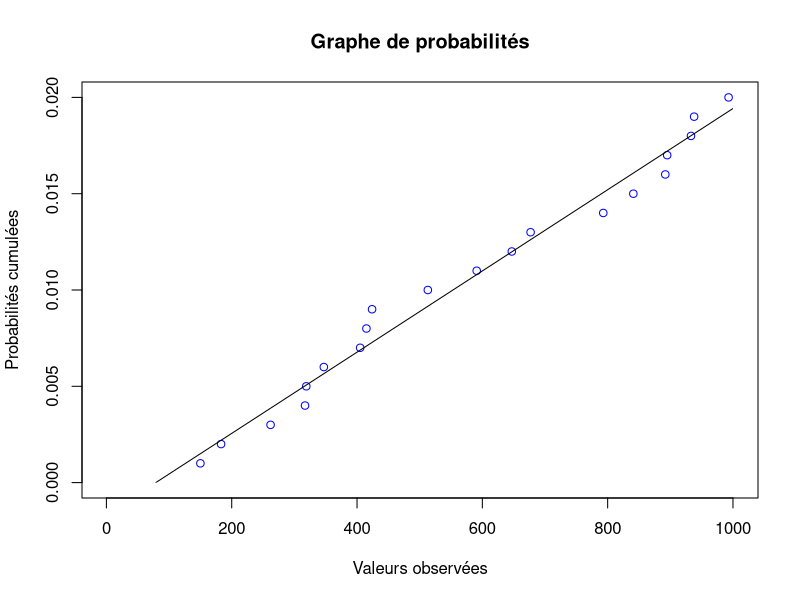
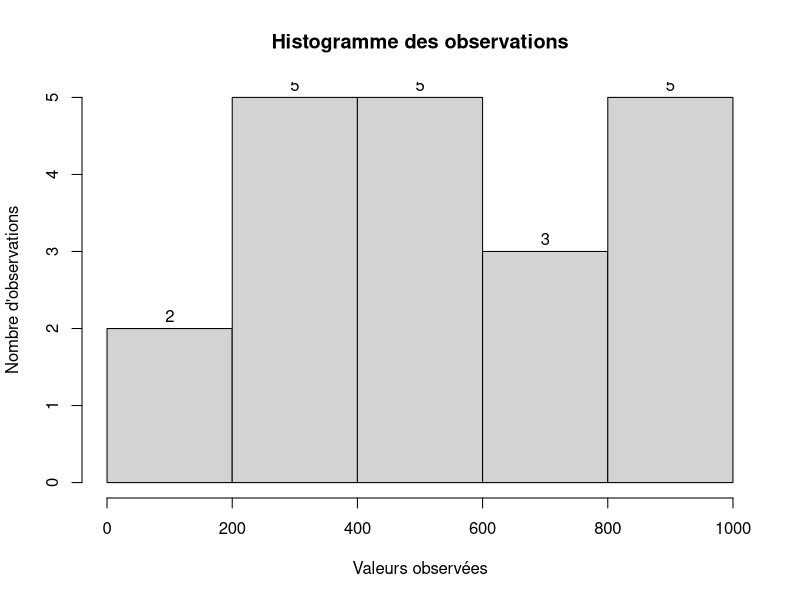
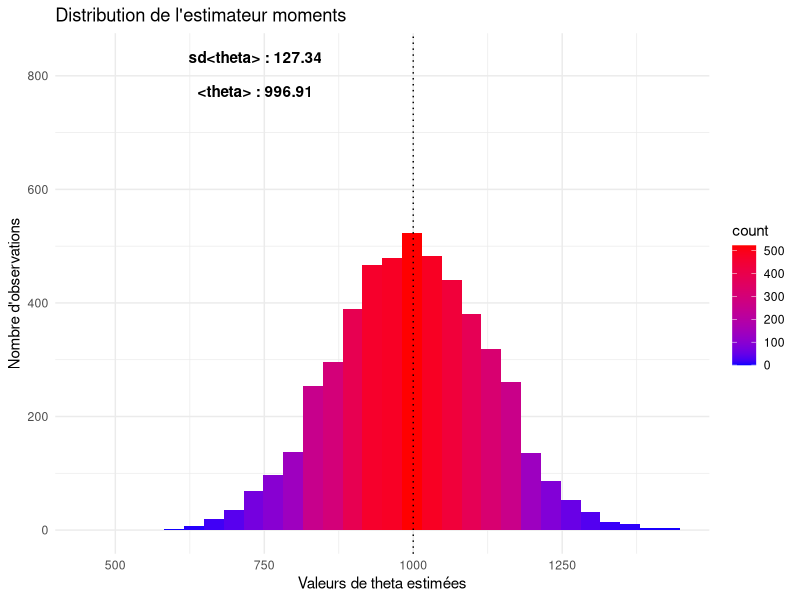
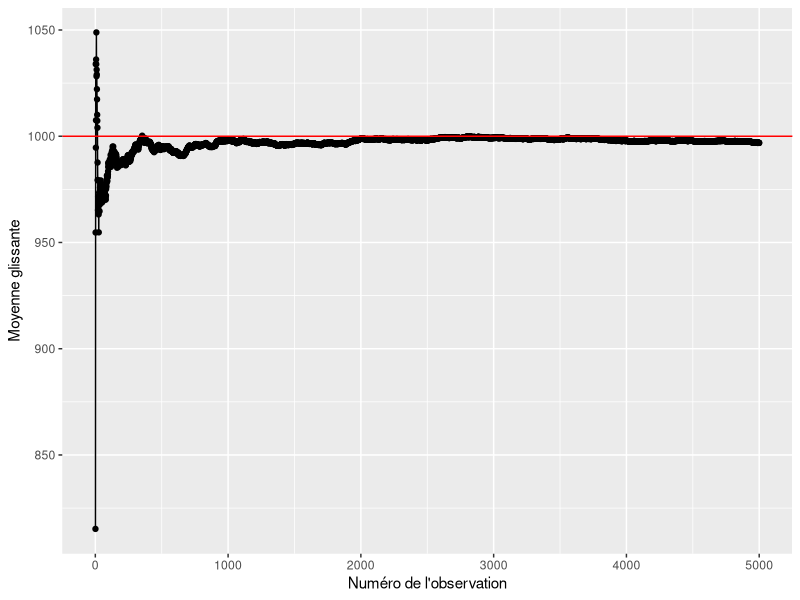
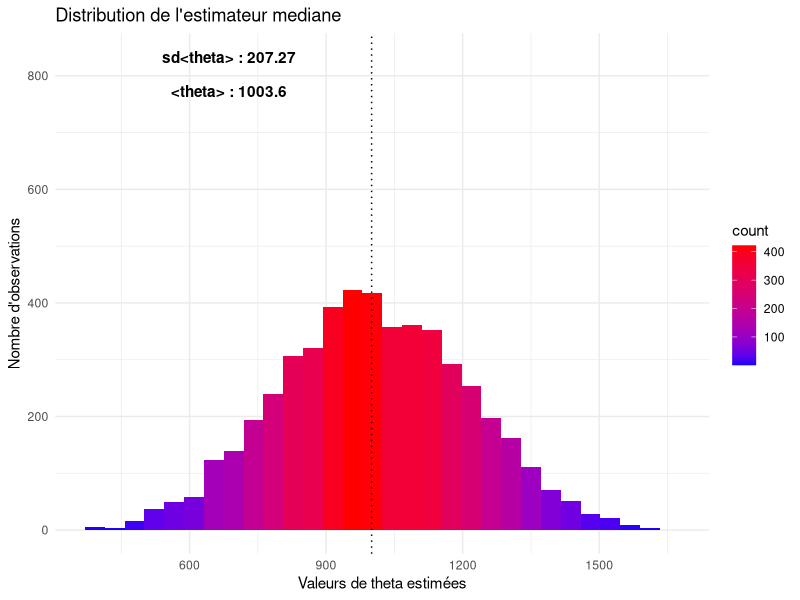
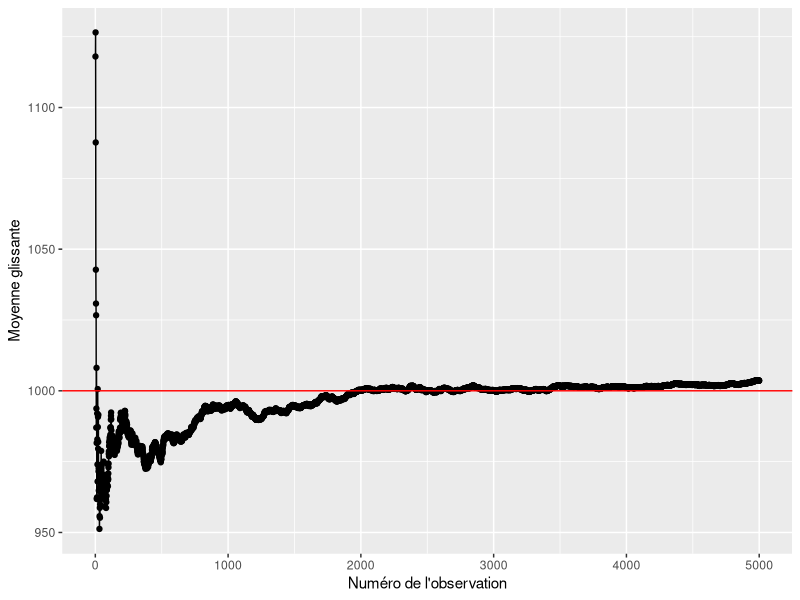
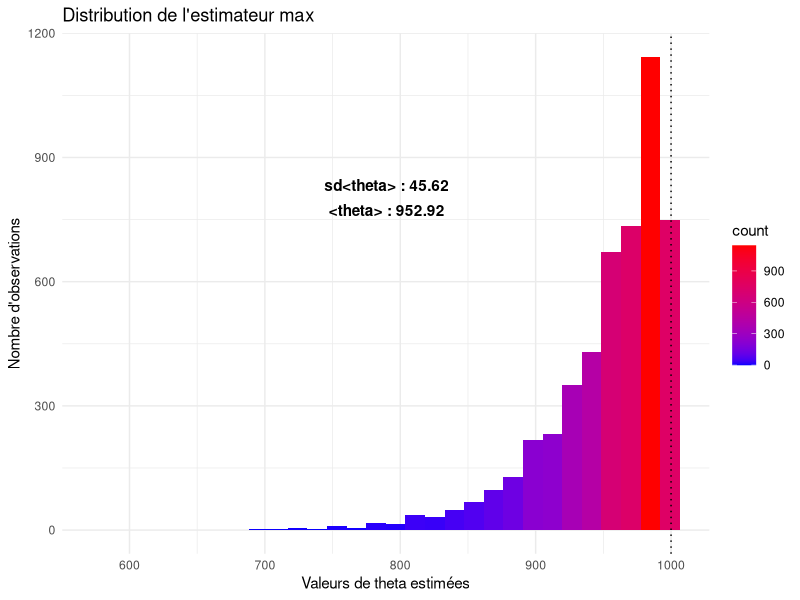
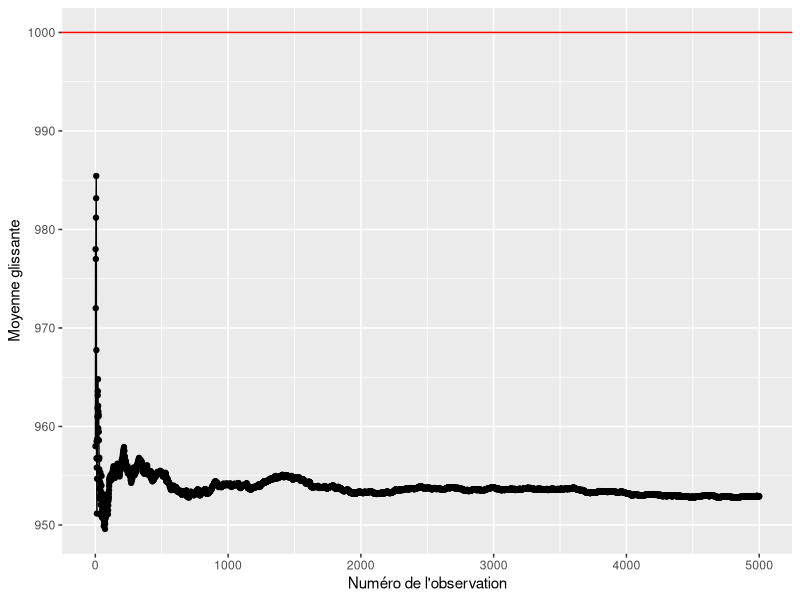

Generate these figures, in order, with R:
library(ggplot2)

# Q7.

# Graphe des probabilités
# plot(1:theta, rep(p, theta), main="Graphe des probabilités", type="h", lwd=2, ylim=c(0,1), xlim=c(1, theta), col="blue", ylab="Probabilités", xlab="Valeurs observées")
# points(1:theta, rep(p, theta), pch=16, cex=1, col="dark red")

histogram <- function(observations) {
    # Histogramme des observations
    # observations <- as.factor(observations)
    # plot(observations)
    # totals <- table(observations)
    # print(totals)
    # print(paste("Valeur moyenne :", mean(totals)))  # l'inverse du nombre de lancers
    # barplot(totals,
    #         main = "Loi uniforme discrète",
    #         ylab = "Nombre d'observations",
    #         xlab = "Valeurs observées")
    
    # classes de même largeur
    # ce n'est pas adapté à toutes les distributions
    # il faudrait adapter l'histogramme à chaque échantillon pour avoir qqch d'utile
    h <- hist(observations,
              main = "Histogramme des observations",
              ylab = "Nombre d'observations",
              xlab = "Valeurs observées")
    text(h$mids,
         h$counts,
         labels = h$counts,
         adj = c(0.5, -0.5))
}

probability_graph <-
    function(nombre_observations, theta) {
        observations <- sample(1:theta, nombre_observations, replace = T)
        # nombre_lancers premières composantes du vecteur d'observations triées
        observations.clip = sort(observations)[1:nombre_observations]
        probabilites_cumulee = seq(1:nombre_observations) / theta
        plot(
            observations.clip,
            probabilites_cumulee,
            main = "Graphe de probabilités",
            ylim = c(0, max(probabilites_cumulee)),
            # doit rester inférieur à 1
            xlim = c(1, theta),
            col = "blue",
            ylab = "Probabilités cumulées",
            xlab = "Valeurs observées"
        )
        
        # Régression linéaire
        observations.lm <-
            lm(probabilites_cumulee ~ observations.clip)
        # print(coef(observations.lm))
        # print(summary(observations.lm)$r.squared)
        
        # Tracé de la droite
        clip(1, theta, 0, 1)
        abline(observations.lm,
               ylim = c(0, max(probabilites_cumulee)),
               # doit rester inférieur à 1
               xlim = c(1, theta))
        
        # on récupère l'inverse de la pente de la droite de régression
        theta_graph <- 1 / coef(observations.lm)[2]
        
        return(theta_graph)
    }


estimateur.graph <- function(theta, nombre_observations) {
    observations = sample(1:theta, nombre_observations, replace = T)
    observations.clip = sort(observations)[1:nombre_observations]
    probabilites_cumulee = seq(1:nombre_observations) / theta
    observations.lm <-
        lm(probabilites_cumulee ~ observations.clip)
    return(1 / coef(observations.lm)[2])
}

estimateur.moments <-
    function(theta, nombre_observations, replace) {
        observations = sample(1:theta, nombre_observations, replace = replace)
        return(2 * mean(observations) - 1)
    }

estimateur.mediane <-
    function(theta, nombre_observations, replace) {
        observations = sample(1:theta, nombre_observations, replace = replace)
        return(2 * median(observations) - 1)
    }

estimateur.max <- function(theta, nombre_observations, replace) {
    observations = sample(1:theta, nombre_observations, replace = replace)
    return(max(observations))
}

estimateur.variance_min <-
    function(theta, nombre_observations, replace) {
        observations = sample(1:theta, nombre_observations, replace = replace)
        n = length(observations)
        m = max(observations)
        return((m ^ (n + 1) - (m - 1) ^ (n + 1)) / (m ^ n - (m - 1) ^ n))
    }

estimateur.max_unbiaised <-
    function(theta, nombre_observations, replace) {
        observations = sample(1:theta, nombre_observations, replace = replace)
        return((1 + 1 / length(observations)) * max(observations) - 1)
    }

estimateur.max_min <-
    function(theta, nombre_observations, replace) {
        observations = sample(1:theta, nombre_observations, replace = replace)
        return(max(observations) + min(observations) - 1)
    }


estimate_avec_remise <- function(nombre_observations, theta) {
    # Nombre de répétitions (ou d'échantillons)
    m = 5000
    
    # Estimateur des moments
    theta_moments <-
        replicate(m,
                  estimateur.moments(theta, nombre_observations, replace = T))
    # Estimateur de la médiane empirique
    theta_mediane <-
        replicate(m,
                  estimateur.mediane(theta, nombre_observations, replace = T))
    # Estimateur du maximum de vraisemblance
    theta_max <-
        replicate(m, estimateur.max(theta, nombre_observations, replace = T))
    # Estimateur graphique
    theta_graph <-
        replicate(m, estimateur.graph(theta, nombre_observations))
    # Estimateur de variance minimale
    theta_min <-
        replicate(m,
                  estimateur.variance_min(theta, nombre_observations, replace = T))
    
    return_list <-
        list(
            "moments" = theta_moments,
            "mediane" = theta_mediane,
            "max" = theta_max,
            "graph" = theta_graph,
            "variance_min" = theta_min
        )
    return(return_list)
}

estimate_sans_remise <- function(nombre_observations, theta) {
    # Nombre de répétitions (ou d'échantillons)
    m = 5000
    
    # Estimateur des moments
    theta_moments <-
        replicate(m,
                  estimateur.moments(theta, nombre_observations, replace = F))
    # Estimateur du maximum de vraisemblance
    theta_max <-
        replicate(m, estimateur.max(theta, nombre_observations, replace = F))
    # Estimateur sans biais
    theta_ss_biais <-
        replicate(m,
                  estimateur.max_unbiaised(theta, nombre_observations, replace = F))
    # Estimateur proposé
    theta_prop <-
        replicate(m,
                  estimateur.max_min(theta, nombre_observations, replace = F))
    
    return_list <-
        list(
            "moments" = theta_moments,
            "max" = theta_max,
            "max_unbiaised" = theta_ss_biais,
            "max_min" = theta_prop
        )
    return(return_list)
}


# Affichages graphiques
plot_estimations <- function(estimations) {
    for (name in names(estimations)) {
        print(
            qplot(
                estimations[[name]],
                main = paste("Distribution de l'estimateur", name),
                ylab = "Nombre d'observations",
                xlab = "Valeurs de theta estimées",
                fill = ..count..
                    ) + theme_minimal() + geom_vline(aes(xintercept = 1000), lty = 3) + scale_fill_gradient(low = "blue", high = "red") + annotate("text", x = (min(estimations[[name]]) + 1000)/2, y = 5000/6, label = paste("sd<theta> :", round(sd(estimations[[name]]), digits = 2)), fontface = 2) + annotate("text", x = (min(estimations[[name]]) + 1000)/2, y = 5000/6  - 60, label = paste("<theta> :", round(mean(estimations[[name]]), digits = 2)), fontface = 2)
        )
        moyenne_glissante <- vector()
        for (i in 1:5000) {
            moyenne_glissante[i] <- mean(estimations[[name]][1:i])
        }
        print(
            qplot(
                1:5000,
                moyenne_glissante,
                xlab = "Numéro de l'observation",
                ylab = "Moyenne glissante"
            ) + geom_line() + geom_hline(yintercept = 1000, color = "red")
        )
    }
}

# Analyse des graphes
# Pour vérifier si l'estimateur est biaisé ou non on fait 5000 simulations
# avec theta et n fixés. On applique ensuite les estimateurs à chaque échantillon
# et on observe la distribution obtenue.
# Un estimateur non biaisée aura, sur de nombreuses simulations, une valeur moyenne égale au nombre réel de tanks (ie. theta).
# L'efficacité de l'estimateur est observé en regardant la valeur de la variance. 
# Un estimateur non-biaisé efficace aura la plus petite variance parmi les autres estimateurs non biaisés.
# On peut aussi observer la consistance de l'estimateur. On devrait observer que la distribution se concentre autour de la valeur réelle de theta lorsque le nombre d'observations augmente.
# Plus l'on capture de tanks, plus notre estimation de theta aura de chance d'être correcte.

superposed_histplot <- function(estimations) {
    df <- stack(as.data.frame(do.call(cbind, estimations)))
    colnames(df)[2] <- "n_values"
    ggplot(df, aes(x=values, fill=n_values)) + geom_histogram(alpha=0.2, position="identity") + geom_vline(xintercept = 1000, color = "red") + ylab("Nombre d'observations") + xlab("Valeurs de theta estimées") 
}

consistance <- function(theta, estimateur) {
    n <- 5000
    new_list <- list()
    for (nombre_observations in seq(20, theta, length.out = 3)) {
        estimations <-
            replicate(n,
                      estimateur(theta, nombre_observations, replace = F))
        new_list <- c(new_list, list(estimations))
    }
    names(new_list) <- seq(20, theta, length.out = 3)
    return(new_list)
}


bias <- function(observations, theta) {
    return(mean(observations) - theta)
}

mse <- function(observations, theta) {
    return(var(observations) + bias(observations, theta) ^ 2)
}

estimators.summary <- function(estimations, theta) {
    # Si un estimateur est non biaisé, sa variance est égale à sa MSE
    # La variance mesure la précision de l'estimateur.
    # Le biais mesure son exactitude.
    # Un estimateur avec une bonne MSE à une petite variance et un petit biais. 
    estimations.mean <- sapply(estimations, mean)
    estimations.sd <- sapply(estimations, sd)
    estimations.var <- sapply(estimations, var)
    estimations.bias <- sapply(estimations, bias, theta = theta)
    estimations.mse <- sapply(estimations, mse, theta = theta)
    estimations.summary <- list(
        estimations.mean = estimations.mean,
        estimations.sd = estimations.sd,
        estimations.var = estimations.var,
        estimations.bias = estimations.bias,
        estimations.mse = estimations.mse
    )
    print(estimations.summary)
}

# le nombre d'observations est toujours inférieur à theta
# (on ne peut pas observer plus de tanks que le nombre de tanks produits)
probability_graph(nombre_observations = 20, theta = 1000)
estimations <-
    estimate_avec_remise(nombre_observations = 20, theta = 1000)
estimators.summary(estimations, theta = 1000)
# theta = 1000 et n = 20
histogram(sample(1:1000, 20, replace = T))
# on n'affiche pas l'estimateur graphique
plot_estimations(estimations[- 4])

estimations <-
    estimate_sans_remise(nombre_observations = 20, theta = 1000)
estimators.summary(estimations, theta = 1000)
# theta = 1000 et n = 20
histogram(sample(1:1000, 20, replace = F))
plot_estimations(estimations)

# superposed_histplot(consistance(1000, estimateur.moments))

# 2. Comparaison de variances entre estimateurs sans remise non biaisés

var.moments <- function(theta, n) {
    return((theta - n) * (theta - 1) / (3 * n))
}
var.max_unbiaised <- function(theta, n) {
    return(1 / n * (theta - n) * (theta - 1) / (n + 2))
}
var.max_min <- function(theta, n) {
    return(2 / (n + 1) * (theta - n) * (theta - 1) / (n + 2))
}

theta = 1000
values_moments <- vector()
values_max_unbiaised <- vector()
values_max_min <- vector()
for (n in 0:100) {
    values_moments[n] <- var.moments(theta, n = n)
    values_max_unbiaised[n] <- var.max_unbiaised(theta, n)
    values_max_min[n] <- var.max_min(theta, n)
}
print(
    ggplot(data.frame(
        y = values_moments, y1 = values_max_unbiaised, y2 = values_max_min, x = 0:99
    ), aes(x, y)) +
        geom_point() + geom_point(aes(x, y), color = "red") + geom_point(aes(x, y1), color = "green") + geom_point(aes(x, y2), color = "blue") + theme_minimal() +
        ylab("Variances des estimateurs pour theta = 1000") + xlab("n")
)
# On voit que l'estimateur max_unbiaised (en vert) a la plus faible variance des 3 estimateurs toute taille d'échantillons confondue.
# C'est en fait le MVUE.

# Confidence Intervals
# on visualise la distribution de chaque estimateur sur 5000 simulations en faisant varier theta
confidence <- function(nombre_observations, estimateur) {
    m <- 5000
    new_list <- list()
    for (theta in round(seq(100, 160, length.out = 7))) {
        estimations <-
            replicate(m,
                      estimateur(theta, nombre_observations, replace = F))
        new_list <- c(new_list, list(estimations))
    }
    names(new_list) <- round(seq(100, 160, length.out = 7))
    return(new_list)
}

superposed_boxplot <- function(estimations) {
    # Pour tracer la ligne
    observations = sample(1:120, 20, replace = F)
    # Pour tracer tout le reste
    df <- stack(as.data.frame(do.call(cbind, estimations)))
    colnames(df)[2] <- "theta_values"
    ggplot() + geom_boxplot(data = df, aes(x=theta_values, y = values, fill = theta_values), outlier.shape = NA) + ylab("Estimations de theta") + xlab("Valeurs réelles de theta") + geom_point(data = data.frame(x = seq(1, 7), y = round(seq(100, 160, length.out = 7))), aes(x= x, y = y), color = "pink") + geom_line(data = data.frame(x = seq(1, 7), y = round(seq(100, 160, length.out = 7))), aes(x= x, y = y), linetype = "dashed") + geom_hline(yintercept = max(observations), color = "blue")
}
superposed_boxplot(confidence(20, estimateur.moments))

# On réalise ici une estimation de l'intervalle auquel appartient le nombre de tanks.
# Disons que l'on observe un numéro de série maximum de 200 pour des échantillons de 20 tanks, et supposons que theta soit égal à 2000.
# Cela pourrait être vrai que l'on n'ait capturé des tanks présents dans les 200 premiers sortis de l'usine. Cependant c'est peu probable ie. on a plus de chances d'observer un numéro de série supérieur à 200 s'il y a réellement 2000 tanks. Ainsi on est confiant que les allemands ont moins de 2000 tanks.

# On cherche ici une borne supérieure sur theta.
# On trace la droite donnant l'estimation de theta pour la valeur maximale observée sur la première boite avec n = 20.
# On voit que l'estimation de theta est en dessous de ce qu'on observe avec une probabilité de 25% quand theta vaut ... . Ainsi, basé sur notre ligne d'observation, on rejetterai l'hypothèse nulle que theta vaut ... avec une certitude de 75%, parce qu'il est peu probable que le nombre maximal de tanks soit aussi bas s'il y avait vraiment ... tanks. 
# Ainsi, pour n = 20 et pour le maximum de la première boîte, on peut dire que le nombre de tanks produit par les allemands est inférieur à ... avec une confiance de 75%.

# 2.2
# P(max <= k)
# k(k - 1)...(k - n + 1) / theta(theta - 1)...(theta - n + 1)
dunif.max <-
    function(x, k, n) {
        ifelse(x == k, 1, prod(k:(k - n + 1)) / prod(x:(x - n + 1)))
    }

values_n5 <- vector()
for (i in 100:400) {
    values_n5[i - 99] <- dunif.max(x = i, k = 100, n = 5)
}

values_n10 <- vector()
for (i in 100:400) {
    values_n10[i - 99] <- dunif.max(x = i, k = 100, n = 10)
}

# Affichage de la fonction de répartition comme fonction de theta pour n et k fixés:
# 95% du temps, le nombre total de tanks sera inférieur à environ 180 pour un maximum des observations k = 100 et n = 5 tanks.
print(
    ggplot(data.frame(y = values_n5, x = 100:400), aes(x, y)) + geom_point() +
        theme_minimal() + ylab("Fonction de répartition du maximum des observations") + xlab("theta") + geom_hline(aes(yintercept = .05), lty = 3)
)

# Avec 5 tanks supplémentaires capturés, on s'attend à ce que le nombre de tanks soit inférieur à environ 135 95% du temps.
# Augmenter la taille de l'échantillon donne une estimation plus précise de theta.
# On peut estimer theta en prenant la médiane de cette distribution. Ce n'est pas la meilleur estimation.
print(
    ggplot(data.frame(
        y = values_n5, y1 = values_n10, x = 100:400
    ), aes(x, y)) +
        geom_point() + geom_point(aes(x, y1), color = "gray") + theme_minimal() +
        ylab("Fonction de répartition du maximum des observations") + xlab("theta") + geom_hline(aes(yintercept = .05), lty = 3)
)

# P(max = k)
unif.max <- function(x, k, n) {
    choose(k - 1, n - 1) / choose(x, n)
}

values <- vector()
for (i in 100:400) {
    values[i - 99] <- unif.max(i, k = 100, n = 5)
}
# La valeur de theta qui maximise la probabilité est le maximum k de l'échantillon. 100 est certainement une valeur sous-estimée de theta. En effet, cet estimateur est biaisé.
print(
    qplot(y = values, x = 100:400) + geom_line() + theme_minimal() + ylab("Probabilité que le maximum soit égal à k") + xlab("theta")
)
